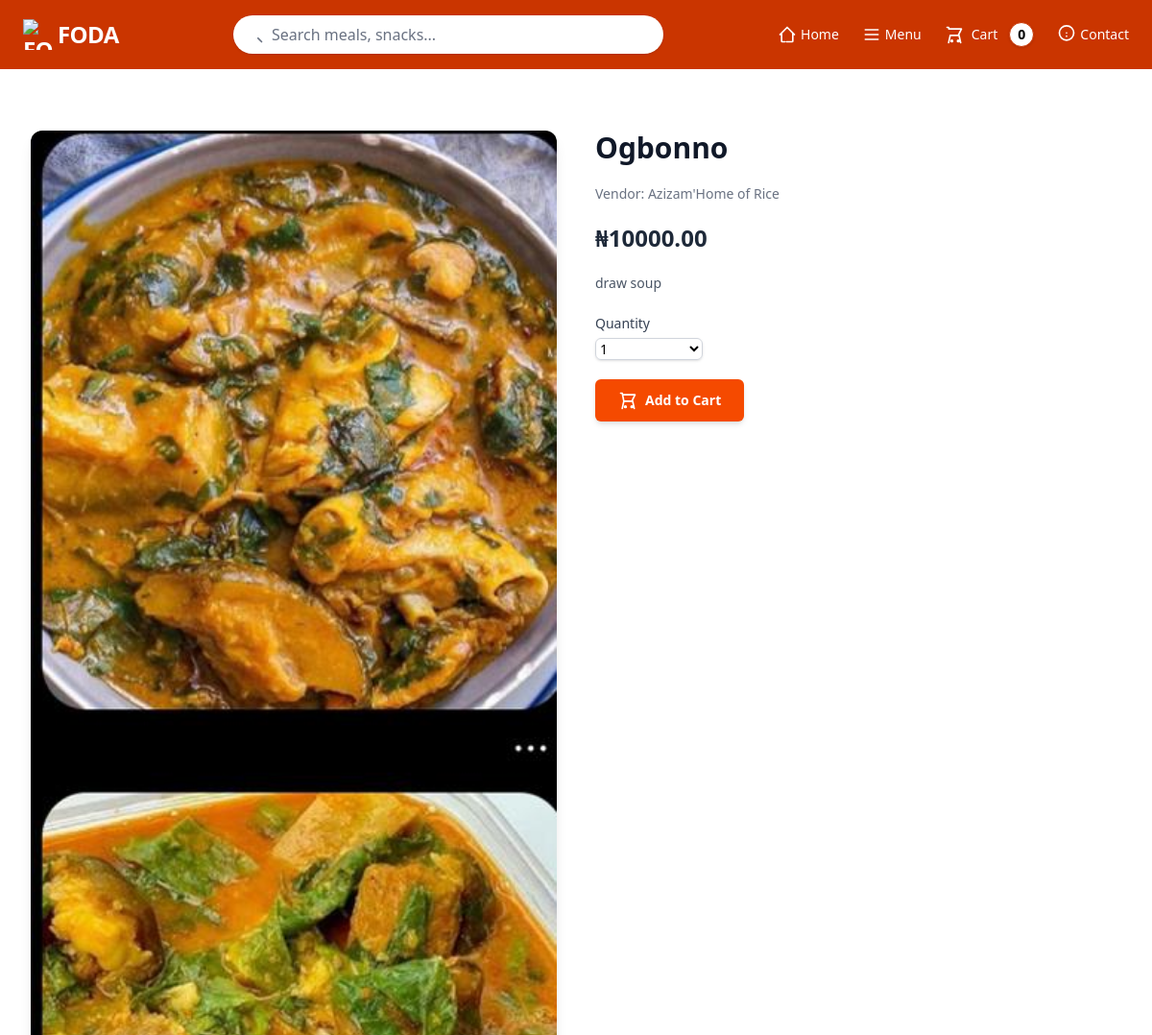
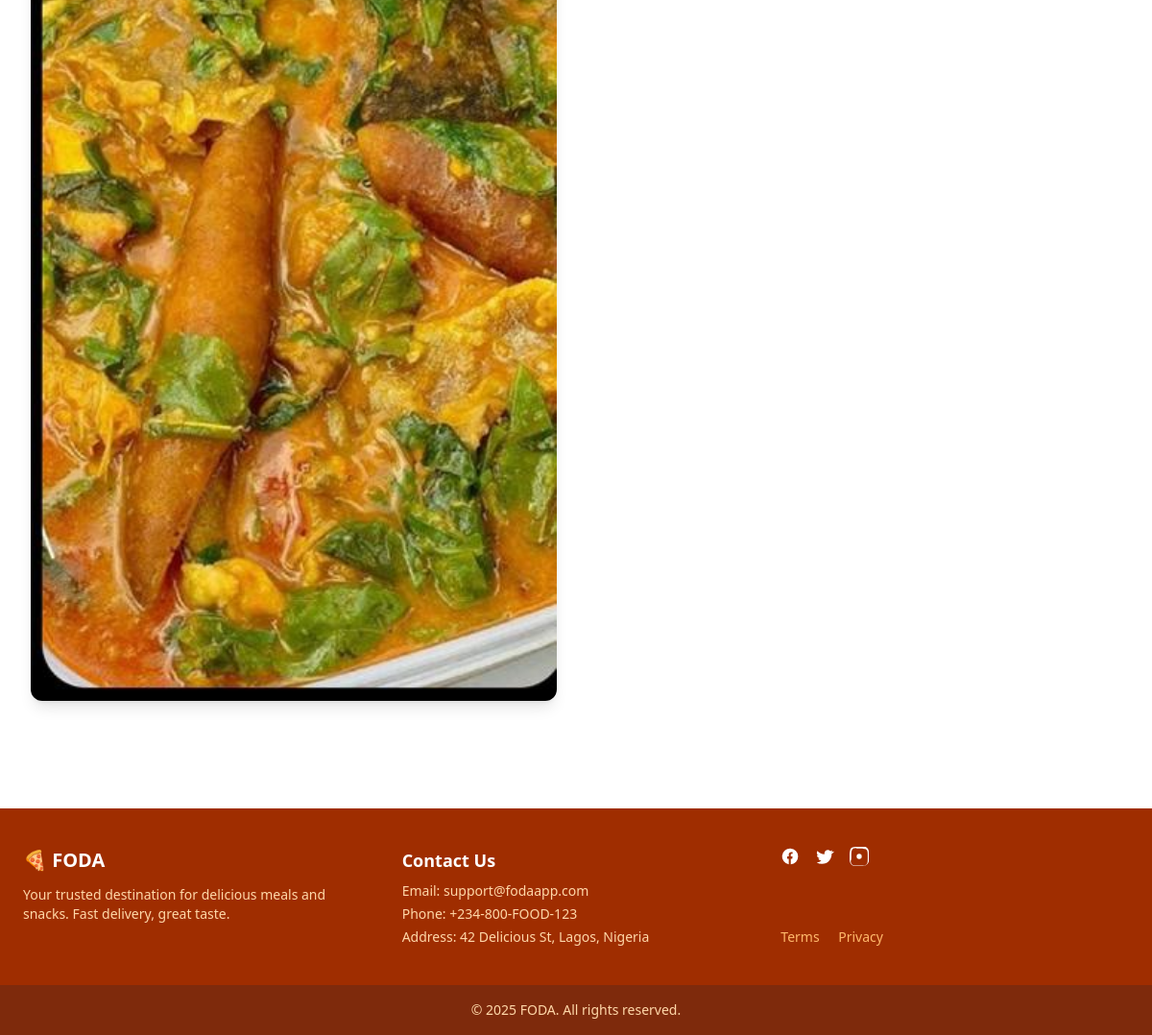
The page /food/5/ on the database its author committed (2 pictures, top to bottom).
### shop/models.py (models this page shows, shortened)
class Food(models.Model):
    name = models.CharField(max_length=100)
    description = models.TextField()
    price = models.DecimalField(max_digits=10, decimal_places=2)
    sale_price = models.DecimalField(max_digits=10, decimal_places=2, blank=True, null=True)
    is_sale = models.BooleanField(default=False)
    vendor = models.ForeignKey(Vendor, related_name='foods', on_delete=models.CASCADE)
    image = ImageField(upload_to='foods/', blank=True, null=True)

### vendor/models.py (models this page shows)
class Vendor(models.Model):
    user = models.OneToOneField(settings.AUTH_USER_MODEL, on_delete=models.CASCADE, related_name='vendor',null=True, blank=True)
    name = models.CharField(max_length=100)
    description = models.TextField()
    location = models.CharField(max_length=255)
    contact_info = models.CharField(max_length=100)
    image = ImageField(upload_to='vendors/', blank=True, null=True)
    def __str__(self):
        return self.name

### shop/views.py (the view)
# urls.py: path('food/<int:food_id>/', views.food_detail, name='detail'),
def food_detail(request, food_id):
    try:
        food_item = Food.objects.get(id=food_id)
    except Food.DoesNotExist:
        return render(request, '404.html', status=404)
    context = {
        'food_item': food_item
    }
    return render(request, 'detail.html', context)

### cart/cart.py (called while the page is built)
    def __len__(self):
        return len(self.cart)

### cart/context_processors.py (called while the page is built)
def cart(request):
    return{
        'cart': Cart(request)
    }

### shop/templates/detail.html (shortened to what this page needs)
{% extends "base.html" %}
{% load static %}
{% load thumbnail %}
{% block content %}
<div class="bg-white py-16">
  <div class="max-w-7xl mx-auto px-4 sm:px-6 lg:px-8">
    <div class="grid grid-cols-1 md:grid-cols-2 gap-10 items-start">
      <div>
        {% thumbnail food_item.image "600x400" crop="center" as im %}
        <img src="{{ im.url }}" alt="{{ food_item.name }}"
          class="w-full h-auto rounded-xl object-cover shadow-lg" />
        {% endthumbnail %}
      </div>
      <div class="space-y-5">
        <h1 class="text-3xl font-extrabold text-gray-900">{{ food_item.name }}</h1>
        <p class="text-sm text-gray-500">Vendor: {{ food_item.vendor }}</p>
        <p class="text-2xl font-bold text-gray-800">₦{{ food_item.price }}</p>
        <p class="text-sm text-gray-600 leading-relaxed">
          {{ food_item.description }}
        </p>
        <div>
          <label for="food_qty" class="block text-sm font-medium text-gray-700 mb-1">Quantity</label>
          <select id="food_qty"
                  class="w-28 rounded-md border border-gray-300 text-sm shadow-sm focus:ring-orange-500 focus:border-orange-500">
            {% for i in "12345" %}
              <option value="{{ i }}">{{ i }}</option>
            {% endfor %}
          </select>
        </div>
        <div>
          <button
            id="add-to-cart"
            type="button"
            value="{{ food_item.id }}"
            class="inline-flex items-center justify-center w-full md:w-auto bg-orange-600 hover:bg-orange-700 text-white font-semibold text-sm px-6 py-3 rounded-md shadow-md transition duration-300"
          >
            <svg class="h-5 w-5 mr-2" fill="none" stroke="currentColor" stroke-width="2"
              viewBox="0 0 24 24" xmlns="http://www.w3.org/2000/svg">
              <path stroke-linecap="round" stroke-linejoin="round"
                d="M3 3h2l.4 2M7 13h10l4-8H5.4M7 13L5.4 5M7 13l-2 9m13-9l2 9M9 21a1 1 0 100-2 1 1 0 000 2zm8 0a1 1 0 100-2 1 1 0 000 2z" />
            </svg>
            Add to Cart
          </button>
        </div>
      </div>
    </div>
  </div>
</div>
{% endblock %}

### rows shown on the page
Food: name "Ogbonno", vendor "Azizam'Home of Rice", price "10000.00", description "draw soup"

### other values the page prints
{{ cart|length }} "0"
form field value "1"
